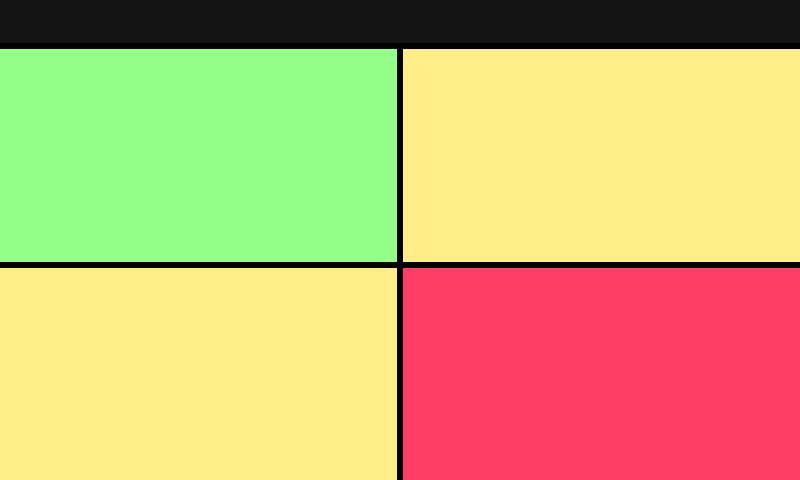
<?xml version="1.0" encoding="UTF-8"?>
<ui version="4.0">
 <class>climate</class>
 <widget class="QWidget" name="climate">
  <property name="geometry">
   <rect>
    <x>0</x>
    <y>0</y>
    <width>800</width>
    <height>480</height>
   </rect>
  </property>
  <property name="windowTitle">
   <string>Form</string>
  </property>
  <property name="styleSheet">
   <string notr="true">.QWidget {
            background-color: rgb(0, 0, 0);
            }</string>
  </property>
  <layout class="QVBoxLayout" name="verticalLayout" stretch="1,10">
   <property name="leftMargin">
    <number>0</number>
   </property>
   <property name="topMargin">
    <number>0</number>
   </property>
   <property name="rightMargin">
    <number>0</number>
   </property>
   <property name="bottomMargin">
    <number>0</number>
   </property>
   <item>
    <widget class="QWidget" name="header" native="true">
     <property name="styleSheet">
      <string notr="true">.QWidget {
            background-color: rgb(20, 20, 20);
            }</string>
     </property>
    </widget>
   </item>
   <item>
    <widget class="QWidget" name="widget_2" native="true">
     <layout class="QGridLayout" name="gridLayout_5">
      <property name="leftMargin">
       <number>0</number>
      </property>
      <property name="topMargin">
       <number>0</number>
      </property>
      <property name="rightMargin">
       <number>0</number>
      </property>
      <property name="bottomMargin">
       <number>0</number>
      </property>
      <item row="1" column="0">
       <widget class="QWidget" name="pressure" native="true">
        <property name="styleSheet">
         <string notr="true">.QWidget {
            background-color: rgb(255, 237, 136);
            }</string>
        </property>
        <layout class="QGridLayout" name="gridLayout_3">
         <property name="leftMargin">
          <number>0</number>
         </property>
         <property name="topMargin">
          <number>0</number>
         </property>
         <property name="rightMargin">
          <number>0</number>
         </property>
         <property name="bottomMargin">
          <number>0</number>
         </property>
         <item row="2" column="0">
          <widget class="QLabel" name="pressure_value">
           <property name="font">
            <font>
             <pointsize>40</pointsize>
             <weight>50</weight>
             <bold>false</bold>
            </font>
           </property>
           <property name="styleSheet">
            <string notr="true">color: rgb(255, 255, 255);</string>
           </property>
           <property name="text">
            <string/>
           </property>
           <property name="alignment">
            <set>Qt::AlignCenter</set>
           </property>
          </widget>
         </item>
         <item row="1" column="0" colspan="3">
          <widget class="QLabel" name="pressure_status">
           <property name="font">
            <font>
             <pointsize>25</pointsize>
             <weight>50</weight>
             <bold>false</bold>
             <strikeout>false</strikeout>
            </font>
           </property>
           <property name="styleSheet">
            <string notr="true">color: rgb(255, 255, 255);</string>
           </property>
           <property name="text">
            <string/>
           </property>
           <property name="alignment">
            <set>Qt::AlignCenter</set>
           </property>
          </widget>
         </item>
         <item row="2" column="1" colspan="2">
          <widget class="QLabel" name="pressure_range">
           <property name="font">
            <font>
             <pointsize>20</pointsize>
             <italic>true</italic>
            </font>
           </property>
           <property name="styleSheet">
            <string notr="true">color: rgb(255, 255, 255);</string>
           </property>
           <property name="text">
            <string/>
           </property>
           <property name="alignment">
            <set>Qt::AlignCenter</set>
           </property>
          </widget>
         </item>
        </layout>
       </widget>
      </item>
      <item row="0" column="1">
       <widget class="QWidget" name="humidity" native="true">
        <property name="autoFillBackground">
         <bool>true</bool>
        </property>
        <property name="styleSheet">
         <string notr="true">.QWidget {
            background-color: rgb(255, 237, 136);
            }</string>
        </property>
        <layout class="QGridLayout" name="gridLayout_2">
         <property name="leftMargin">
          <number>0</number>
         </property>
         <property name="topMargin">
          <number>0</number>
         </property>
         <property name="rightMargin">
          <number>0</number>
         </property>
         <property name="bottomMargin">
          <number>0</number>
         </property>
         <property name="spacing">
          <number>0</number>
         </property>
         <item row="2" column="0">
          <widget class="QLabel" name="humidity_value">
           <property name="font">
            <font>
             <pointsize>40</pointsize>
             <weight>50</weight>
             <bold>false</bold>
            </font>
           </property>
           <property name="styleSheet">
            <string notr="true">color: rgb(255, 255, 255);</string>
           </property>
           <property name="frameShape">
            <enum>QFrame::NoFrame</enum>
           </property>
           <property name="text">
            <string/>
           </property>
           <property name="alignment">
            <set>Qt::AlignCenter</set>
           </property>
          </widget>
         </item>
         <item row="1" column="0" colspan="3">
          <widget class="QLabel" name="humidity_status">
           <property name="font">
            <font>
             <pointsize>25</pointsize>
             <weight>50</weight>
             <bold>false</bold>
            </font>
           </property>
           <property name="styleSheet">
            <string notr="true">color: rgb(255, 255, 255);</string>
           </property>
           <property name="frameShape">
            <enum>QFrame::NoFrame</enum>
           </property>
           <property name="text">
            <string/>
           </property>
           <property name="alignment">
            <set>Qt::AlignCenter</set>
           </property>
          </widget>
         </item>
         <item row="2" column="1" colspan="2">
          <widget class="QLabel" name="humidity_range">
           <property name="font">
            <font>
             <pointsize>20</pointsize>
             <italic>true</italic>
            </font>
           </property>
           <property name="styleSheet">
            <string notr="true">color: rgb(255, 255, 255);</string>
           </property>
           <property name="frameShape">
            <enum>QFrame::NoFrame</enum>
           </property>
           <property name="text">
            <string/>
           </property>
           <property name="alignment">
            <set>Qt::AlignCenter</set>
           </property>
          </widget>
         </item>
        </layout>
       </widget>
      </item>
      <item row="1" column="1">
       <widget class="QWidget" name="soil" native="true">
        <property name="styleSheet">
         <string notr="true">.QWidget {
            background-color: rgb(255, 62, 101);
            }</string>
        </property>
        <layout class="QGridLayout" name="gridLayout_4">
         <property name="leftMargin">
          <number>0</number>
         </property>
         <property name="topMargin">
          <number>0</number>
         </property>
         <property name="rightMargin">
          <number>0</number>
         </property>
         <property name="bottomMargin">
          <number>0</number>
         </property>
         <item row="2" column="0">
          <widget class="QLabel" name="soil_value">
           <property name="font">
            <font>
             <pointsize>40</pointsize>
             <weight>50</weight>
             <bold>false</bold>
            </font>
           </property>
           <property name="styleSheet">
            <string notr="true">color: rgb(255, 255, 255);</string>
           </property>
           <property name="text">
            <string/>
           </property>
           <property name="alignment">
            <set>Qt::AlignCenter</set>
           </property>
          </widget>
         </item>
         <item row="1" column="0" colspan="3">
          <widget class="QLabel" name="soil_status">
           <property name="font">
            <font>
             <pointsize>25</pointsize>
             <weight>50</weight>
             <bold>false</bold>
             <strikeout>false</strikeout>
             <kerning>true</kerning>
            </font>
           </property>
           <property name="styleSheet">
            <string notr="true">color: rgb(255, 255, 255);</string>
           </property>
           <property name="text">
            <string/>
           </property>
           <property name="alignment">
            <set>Qt::AlignCenter</set>
           </property>
          </widget>
         </item>
         <item row="2" column="1" colspan="2">
          <widget class="QLabel" name="soil_range">
           <property name="font">
            <font>
             <pointsize>20</pointsize>
             <italic>true</italic>
            </font>
           </property>
           <property name="styleSheet">
            <string notr="true">color: rgb(255, 255, 255);</string>
           </property>
           <property name="text">
            <string/>
           </property>
           <property name="alignment">
            <set>Qt::AlignCenter</set>
           </property>
          </widget>
         </item>
        </layout>
       </widget>
      </item>
      <item row="0" column="0">
       <widget class="QWidget" name="temperature" native="true">
        <property name="styleSheet">
         <string notr="true">.QWidget {
            background-color: rgb(148, 255, 136);
            }</string>
        </property>
        <layout class="QGridLayout" name="gridLayout">
         <property name="leftMargin">
          <number>0</number>
         </property>
         <property name="topMargin">
          <number>0</number>
         </property>
         <property name="rightMargin">
          <number>0</number>
         </property>
         <property name="bottomMargin">
          <number>0</number>
         </property>
         <item row="1" column="0" colspan="3">
          <widget class="QLabel" name="temperature_status">
           <property name="font">
            <font>
             <pointsize>25</pointsize>
             <weight>50</weight>
             <bold>false</bold>
            </font>
           </property>
           <property name="styleSheet">
            <string notr="true">color: rgb(255, 255, 255);</string>
           </property>
           <property name="text">
            <string/>
           </property>
           <property name="alignment">
            <set>Qt::AlignCenter</set>
           </property>
          </widget>
         </item>
         <item row="2" column="0">
          <widget class="QLabel" name="temperature_value">
           <property name="font">
            <font>
             <pointsize>40</pointsize>
             <weight>50</weight>
             <bold>false</bold>
            </font>
           </property>
           <property name="styleSheet">
            <string notr="true">color: rgb(255, 255, 255);</string>
           </property>
           <property name="text">
            <string/>
           </property>
           <property name="alignment">
            <set>Qt::AlignCenter</set>
           </property>
          </widget>
         </item>
         <item row="2" column="1" colspan="2">
          <widget class="QLabel" name="temperature_range">
           <property name="font">
            <font>
             <pointsize>20</pointsize>
             <italic>true</italic>
            </font>
           </property>
           <property name="cursor">
            <cursorShape>ArrowCursor</cursorShape>
           </property>
           <property name="styleSheet">
            <string notr="true">color: rgb(255, 255, 255);</string>
           </property>
           <property name="text">
            <string/>
           </property>
           <property name="alignment">
            <set>Qt::AlignCenter</set>
           </property>
          </widget>
         </item>
        </layout>
       </widget>
      </item>
     </layout>
    </widget>
   </item>
  </layout>
 </widget>
 <resources/>
 <connections/>
</ui>
